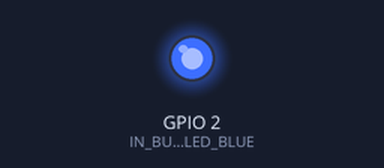
Bench run of a sketch on a simulated ESP32. Shown: output pins drawn as LEDs (lit = HIGH). Nothing arrives over Bluetooth unless stated; what the sketch prints to the serial monitor is not drawn.

Above: at 0.1 s.
Timing chart, 0 to 1.6 s (numbered marks = the images above):
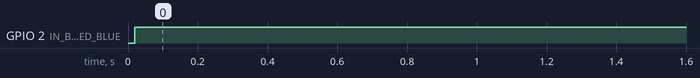

The sketch:

esp32_PS4Library.ino
```cpp
/**
 **************************************************************************
 * @file    esp_ps4.ino
 * @brief   Connection betweenn ESP32 and PS4 controller
 * @author  Robotics Team 2024, IOE Pulchowk Campus
 * @date    2024
 **************************************************************************
 */

// Uncomment the line below to enable debugging
// #define DEBUG

/* Implement CRC or Checksum.
** Must define one of these two and comment another
*/
#define CRC
// #define CHECKSUM

#include <PS4Controller.h>

#ifdef CRC
#include "crc8.hpp"
#endif

/** @brief Pins assignments of ESP32 */
#define IN_BUILT_LED_BLUE 2
#define RXD2 16
#define TXD2 17

/** @brief Start byte of packet */
#define START_BYTE 0b10100101

#ifdef CRC
/** @brief Make object of CRC_HASH and call constructor with parameter: polynomial = 7
* It generates CRC lookup table */
CRC8 crc(7);
#endif

#define BB(x) (1 << x)
uint32_t last_transmit = 0;

enum Buttons {
  Cross,
  Circle,
  Square,
  Triangle,
  Share,
  Power,
  Option,
  L3,
  R3,
  L1,
  R1,
  Up,
  Down,
  Left,
  Right,
  Touch
};

struct Joydata {
  int8_t lx;
  int8_t ly;
  int8_t rx;
  int8_t ry;
  uint8_t lt;
  uint8_t rt;
  uint16_t buttons;
};

Joydata jdata;
bool is_flash_set = false;
bool is_braked;

/** @brief Initialize controller parameters */
void setup() {

  Serial.begin(115200, SERIAL_8N1);
  Serial2.begin(115200, SERIAL_8N1, RXD2, TXD2);

  pinMode(IN_BUILT_LED_BLUE, OUTPUT);
  digitalWrite(IN_BUILT_LED_BLUE, LOW);

  //Callbacks
  // PS4.attach(notify);
  PS4.attachOnConnect(onConnect);
  PS4.attachOnDisconnect(onDisConnect);

  PS4.begin();
  Serial.print("ESP32 MAC: ");
  Serial.println(PS4.getAddress());
}

/** @brief Operation */
void loop() {
  if (!PS4.isConnected())
    return;

  // if (PS4.Battery() < 5) {
  //   if (!is_flash_set) {
  //     PS4.setFlashRate(200, 55);
  //     is_flash_set = true;
  //   }
  // } else {
  //   if (is_flash_set) {
  //     PS4.setFlashRate(255, 0);
  //     is_flash_set = false;
  //   }
  // }

  uint32_t now = millis();
  if (now - last_transmit < 10)
    return;

  uint8_t packet[10];
  jdata.lx = PS4.LStickX();
  jdata.ly = -PS4.LStickY();
  jdata.rx = PS4.RStickX();
  jdata.ry = -PS4.RStickY();
  jdata.lt = PS4.L2Value();
  jdata.rt = PS4.R2Value();

  jdata.buttons = 0;

  if (PS4.Cross()) jdata.buttons |= BB(Cross);
  if (PS4.Circle()) jdata.buttons |= BB(Circle);
  if (PS4.Square()) jdata.buttons |= BB(Square);
  if (PS4.Triangle()) jdata.buttons |= BB(Triangle);

  if (PS4.Share()) jdata.buttons |= BB(Share);
  if (PS4.PSButton()) jdata.buttons |= BB(Power);
  if (PS4.Options()) jdata.buttons |= BB(Option);

  if (PS4.L3()) jdata.buttons |= BB(L3);
  if (PS4.R3()) jdata.buttons |= BB(R3);
  if (PS4.L1()) jdata.buttons |= BB(L1);
  if (PS4.R1()) jdata.buttons |= BB(R1);

  if (PS4.Up()) jdata.buttons |= BB(Up);
  if (PS4.UpLeft()) jdata.buttons |= (BB(Up) | BB(Left));
  if (PS4.Left()) jdata.buttons |= BB(Left);
  if (PS4.DownLeft()) jdata.buttons |= (BB(Left) | BB(Down));
  if (PS4.Down()) jdata.buttons |= BB(Down);
  if (PS4.DownRight()) jdata.buttons |= (BB(Down) | BB(Right));
  if (PS4.Right()) jdata.buttons |= BB(Right);
  if (PS4.UpRight()) jdata.buttons |= (BB(Up) | BB(Right));

  if (PS4.Touchpad()) jdata.buttons |= BB(Touch);

  packet[0] = START_BYTE;
  memcpy((uint8_t*)packet + 1, (uint8_t*)&jdata, sizeof(jdata));
  packet[9] = crc.get_hash(packet + 1, sizeof(jdata));

  // Finally send packet to STM32 through UART2
  Serial2.write(packet, sizeof(packet));

  if (PS4.PSButton()) {
    if (PS4.L1() && PS4.R1()) {
      if (is_braked) {
        PS4.setLed(0, 255, 0);
        PS4.sendToController();
        // Serial.println("Brake removed");
        is_braked = false;
      }
    } else {
      if (!is_braked) {
        PS4.setLed(255, 0, 255);
        PS4.sendToController();
        // Serial.println("Braked");
        is_braked = true;
      }
    }
  }

#ifdef DEBUG
  Serial.printf("%lu: %hd %hd %hd %hd %hu %hu %04X\n",
                now - last_transmit, jdata.lx, jdata.ly, jdata.rx, jdata.ry, jdata.lt, jdata.rt, jdata.buttons);
#endif

  last_transmit = now;
}

/** @brief Callback on connect */
void onConnect() {
  digitalWrite(IN_BUILT_LED_BLUE, HIGH);
  Serial.printf("Battery: %d\n", PS4.Battery());
  PS4.setLed(0, 255, 0);
  PS4.sendToController();
  Serial.println("PS4 Connected.");
}

/** @brief Callback on disconnect */
void onDisConnect() {
  digitalWrite(IN_BUILT_LED_BLUE, LOW);
  Serial.println("!!PS4 Disconnected!!");
}
```

crc8.cpp
```cpp
/**
******************************************************************************************
 * @file crc8.cpp
 * @brief Implementation file for the crc8 class
 * @author Robotics Team, IOE Pulchowk Campus
 * @date 2023
 *****************************************************************************************
 */

#include "crc8.hpp"

/**
 * @brief Constructor for CRC8 class.
 *
 * This constructor initializes the CRC8 object with the specified polynomial.
 * It pre-computes the CRC hash table used for CRC calculation.
 *
 * @param poly The polynomial value for CRC calculation.
 */
CRC8::CRC8(uint8_t poly)
{
    uint8_t remainder;
    int dividend = 0;

    for (; dividend < 256; ++dividend)
    {
        remainder = dividend << (WIDTH - 8);

        for (uint8_t b = 8; b > 0; --b)
        {
            if (remainder & TOP_BIT)
            {
                remainder = (remainder << 1) ^ poly;
            }
            else
            {
                remainder = (remainder << 1);
            }
        }
        table_[dividend] = remainder;
    }
}

/**
 * @brief Calculate CRC-8 checksum for the given data.
 *
 * This method calculates the CRC-8 checksum for the provided data buffer.
 *
 * @param buf Pointer to the data buffer.
 * @param len Length of the data buffer.
 * @return CRC-8 checksum value.
 */
uint8_t CRC8::get_hash(uint8_t *buf, uint16_t len)
{
    uint8_t data;
    uint8_t remainder = 0;

    for (uint16_t index = 0; index < len; ++index)
    {
        data = buf[index] ^ (remainder >> (WIDTH - 8));
        remainder = table_[data] ^ (remainder << 8);
    }

    return remainder;
}
```

crc8.hpp
```cpp
/**
 ******************************************************************************
 * @file    crc8.hpp
 * @brief   Header file 8-bit crc calculation
 * @author  Robotics Team, IOE Pulchowk Campus
 ******************************************************************************
 */

#ifndef CRC8_HPP_
#define CRC8_HPP_

#include <stdint.h>

#define WIDTH (8)                       /**< CRC width */
#define CRC_HASH_TABLE_SIZE (256)       /**< Size of CRC hash table */
#define TOP_BIT (1 << 7)                /**< Top bit position */

/**
 * @brief Class for CRC-8 checksum calculation.
 */
class CRC8
{
public:
    /**
     * @brief Constructor for CRC8 class.
     * @param polynomial Polynomial value for CRC calculation.
     */
    CRC8(uint8_t polynomial);

    /**
     * @brief Destructor for CRC8 class.
     */
    ~CRC8() {}

    /**
     * @brief Calculate CRC-8 checksum for the given data.
     * @param buf Pointer to the data buffer.
     * @param len Length of the data buffer.
     * @return CRC-8 checksum value.
     */
    uint8_t get_hash(uint8_t *buf, uint16_t len);

private:
    uint8_t table_[CRC_HASH_TABLE_SIZE]; /**< CRC hash table. */
};

#endif // CRC_HPP_
```

Measured:
- by itself, GPIO 2 (IN_BUILT_LED_BLUE): LOW → HIGH at 0.02 s
